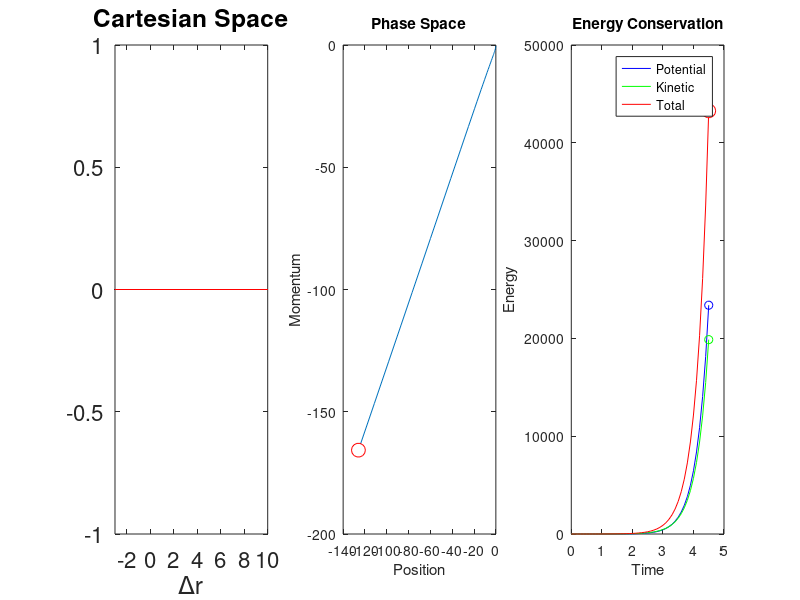

Here is the MATLAB script that generated this plot:
%%%%%%%%%%%%%%%%%%%%%%%%%%%%%%%%%%%%%%%%%%%%%%%%%%%%%%%%%%%%%%%%%%%%%%%%%%%
% Verlet integration for an Harmonic oscillator
% Matteo Salvalaglio -  Aryan E. Edited
% last revision 23/02/2015
%%%%%%%%%%%%%%%%%%%%%%%%%%%%%%%%%%%%%%%%%%%%%%%%%%%%%%%%%%%%%%%%%%%%%%%%%%%
clc
clear all 
close all

%%Initial conditions
r1_0=0; % Initial position
v1_0=0;  

r2_0=1.0; % Initial position
v2_0=0;  

r3_0=2.0; % Initial position
v3_0=0;  

m=1.0;

dt=0.1;
final_time=5;
nsteps=floor(final_time./dt); %Total number of steps

k=1;REQ=1;

r1=[]; v1=[];

r2=[];v2=[];

r3=[];v3=[];

POT=[]; KIN=[];H=[];

% Forcefield
f=@(r,re) -m*k*(REQ-(r-re));
V=@(r,re) 0.5*k*(REQ-abs(r-re))^2;

Ke=@(v) 0.5*m*(v)^2;
dr=@(a,v_last) a*dt+v_last;

%% Integrate

% First Step
time(1)=0;
r1(1)=r1_0; v1(1)=v1_0;

r2(1)=r2_0; v2(1)=v2_0;

r3(1)=r3_0; v3(1)=v3_0;

POT(1)=V(r2(1),r1(1)) + V(r3(1),r2(1));
KIN(1)= Ke(v1(1)) + Ke(v2(1))+ Ke(v3(1));
H(1)=POT(1)+KIN(1);

% Second Step
time(2)=time(1)+dt;

v1(2) = (f(r2(1),r1(1))/m)*dt + v1(1);
r1(2)=r1(1)+v1(2)*dt;

v2(2) = (f(r2(1),r1(1))/m)*dt +(f(r3(1),r2(1))/m)*dt + v2(1);
r2(2)=r2(1)+v2(2)*dt;

v3(2) = (f(r3(1),r2(1))/m)*dt + v3(1);
r3(2)=r3(1)+v3(2)*dt;

POT(2)=V(r2(2),r1(2))+V(r3(2),r2(2));
KIN(2)= Ke(v1(2)) + Ke(v2(2))+ Ke(v3(2));
H(2)=POT(2)+KIN(2);

timestep=2

%Initialize figure
hFig=figure(1);
set(hFig,'Position',[100 100 1200 450])



while timestep<nsteps-3
    
    %Verlet integration
    r1(timestep+1)=2*r1(timestep)-r1(timestep-1)+(dt^2)*f(r1(timestep),r2(timestep))./m;
    r2(timestep+1)=2*r2(timestep)-r2(timestep-1)+(dt^2)*(f(r2(timestep),r1(timestep))+f(r3(timestep),r2(timestep)))./m;
    r3(timestep+1)=2*r3(timestep)-r3(timestep-1)+(dt^2)*f(r3(timestep),r2(timestep))./m;
    
    %Compute velocity     
    v1(timestep)=(r1(timestep+1)-r1(timestep))/dt;
    v2(timestep)=(r2(timestep+1)-r2(timestep))/dt;
    v3(timestep)=(r3(timestep+1)-r3(timestep))/dt;
    
    % Potential Energy
    POT(timestep)=V(r2(timestep),r1(timestep))+V(r3(timestep),r2(timestep));
    
    % Kinetic Energy
    KIN(timestep)=Ke(v1(timestep)) + Ke(v2(timestep))+ Ke(v3(timestep));
    
    % Total Energy
    H(timestep)=POT(timestep)+KIN(timestep);
    
    % Time
    time(timestep+1)=time(timestep)+dt;
    
    
    subplot(1,3,1)   
    plot(...
        [r1(timestep) ,r2(timestep),r3(timestep)],...
        [0,0, 0],'r-',...
        ...
        r1(timestep),0,'ko',...
        r2(timestep),0,'b+',...
        r3(timestep),0,'rs',...
        ...
        'MarkerSize',10,'MarkerFaceColor','w','LineWidth',5.0);
    
    
    set(gca,'FontSize',16)
    title('Cartesian Space')
    xlim([-3.0 10.0])
   % ylim([-0.3 0.3])
    xlabel('\Delta{r}')
    
    %set(gca,'XTick',[ ])
    %set(gca,'YTick',[ ])

    subplot(1,3,3)
    set(gca,'FontSize',16)
    title('Energy Conservation')

    
    plot(...
        time(1:end-1),POT,'b-',...
        time(1:end-1),KIN,'g-',...
        time(1:end-1),H,'r-',...
        ...
        time(timestep),POT(timestep),'bo',...
        time(timestep),KIN(timestep),'go',...
        time(timestep),H(timestep),'ro',...
        ...
        'MarkerSize',10,'MarkerFaceColor','w');
    
    legend('Potential','Kinetic','Total')
    title('Energy Conservation')
    xlabel('Time')
    ylabel('Energy')
    %ylim([0 0.6])
   
    subplot(1,3,2)
    set(gca,'FontSize',16)
    plot(...
        r1(3:end-1),v1(3:end)./m,...
        r1(timestep),v1(timestep)./m,'ro',...
        'MarkerSize',10,'MarkerFaceColor','w');
    
    title('Phase Space');
    xlabel('Position')
    ylabel('Momentum')
    
    drawnow
    
%     namefile=['current_frame.png'];
%     screen2png(namefile)
%     thisimage = imread(namefile);
%     writeVideo(writerObj, thisimage);
   
    % update timestep
    timestep=timestep+1;
    
end
%close(writerObj);

sum(sum(H))


